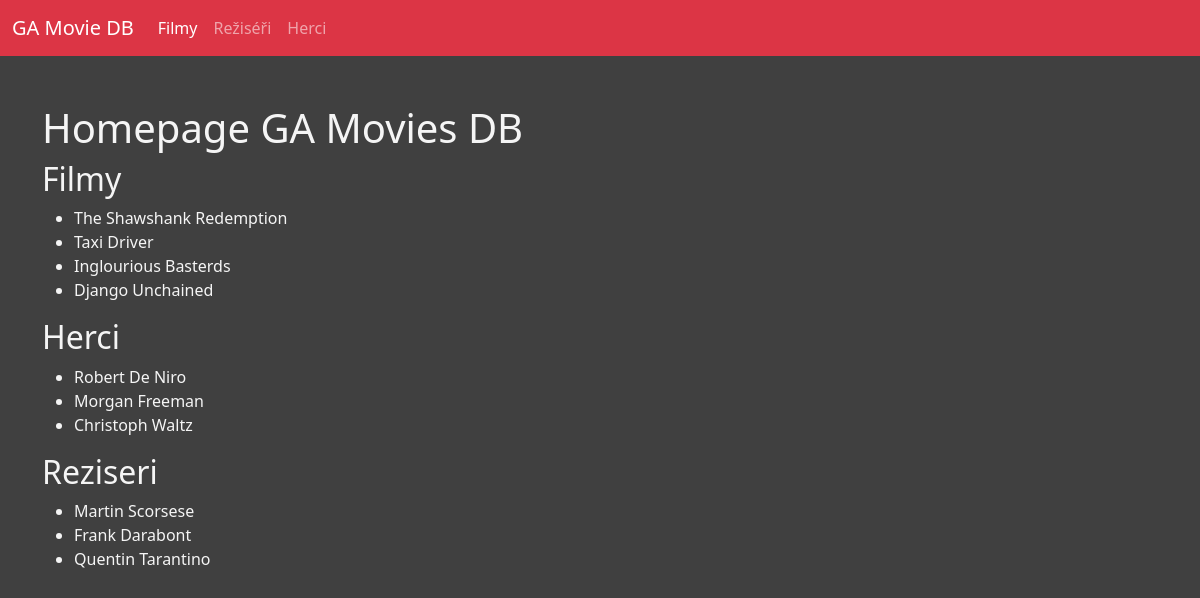
/, run on an earlier commit of the app's database.
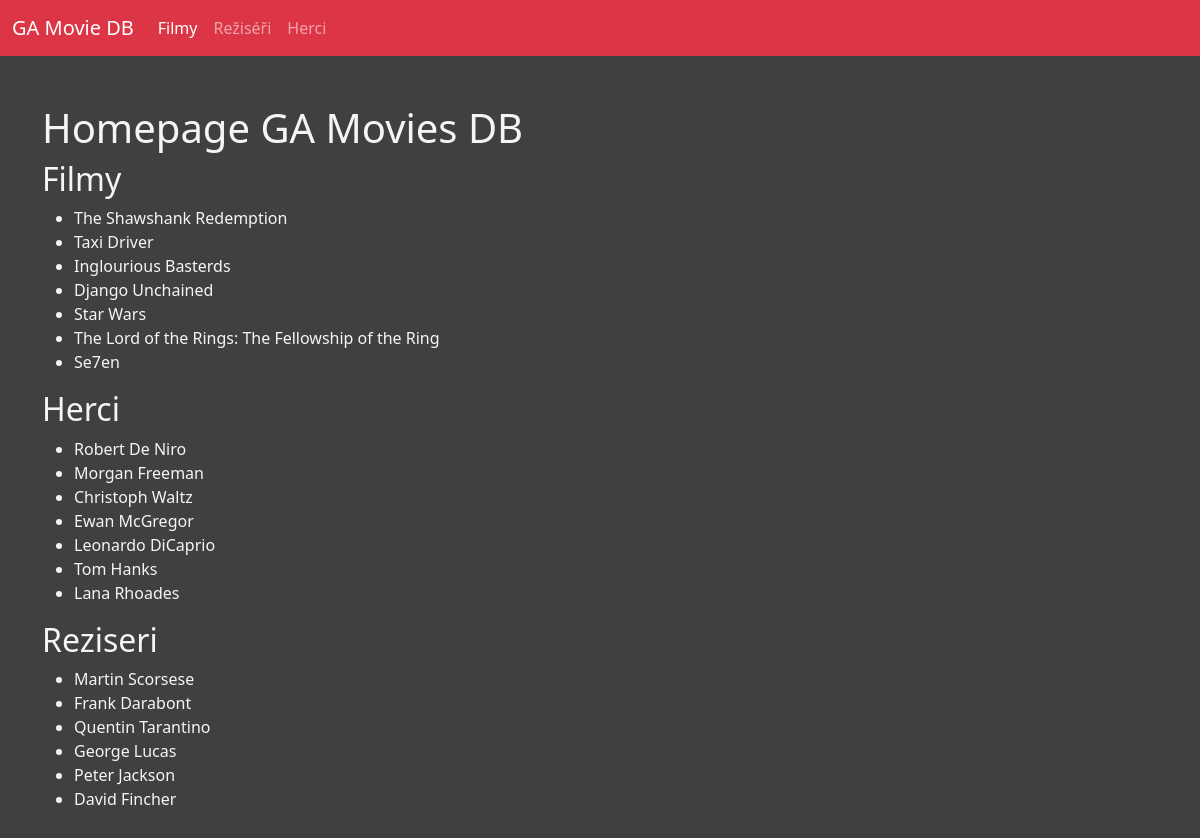
And on a later commit of the database.
### films/models.py (models this page shows, shortened)
class Movie(models.Model):
    name = models.CharField(max_length=200)
    slug = models.SlugField()
    image_url = models.CharField(max_length=255, blank=True, null=True)
    year = models.IntegerField(blank=True, null=True)
    avg_rating = models.FloatField(blank=True, null=True)
    description = models.TextField(blank=True)
    director = models.ForeignKey('Director', blank=True, null=True, on_delete=models.SET_NULL)
    genres = models.ManyToManyField('Genre', blank=True, null=True)

class Actor(models.Model):
    name = models.CharField(max_length=255)
    birth_year = models.IntegerField(blank=True, null=True)
    slug = models.SlugField()
    photo_url = models.CharField(max_length=255, blank=True, null=True)
    description = models.TextField(blank=True, null=True)

class Director(models.Model):
    name = models.CharField(max_length=255)
    slug = models.SlugField()
    birth_year = models.IntegerField(blank=True, null=True)

### films/views.py (the view)
# urls.py: path('', homepage, name="homepage")
def homepage(request):
    context = {
        "movies": Movie.objects.all(),
        "actors": Actor.objects.all(),
        "directors": Director.objects.all(),
        "genres": Genre.objects.all(),
    }
    return render(request, 'homepage.html', context)

### films/templates/homepage.html
{% extends 'main.html' %}
{% block content %}
<h1>Homepage GA Movies DB</h1>
<h2>Filmy</h2>
<ul>
    {% for movie in movies %}
        <li>{{movie.name}}</li>
    {% endfor %}
</ul>
<h2>Herci</h2>
<ul>
    {% for actor in actors %}
        <li>{{actor.name}}</li>
    {% endfor %}
</ul>
<h2>Reziseri</h2>
<ul>
    {% for director in directors %}
        <li>{{director.name}}</li>
    {% endfor %}
</ul>
{% endblock %}

### films/templates/main.html (shortened to what this page needs)
<!DOCTYPE html>
<html lang="en">
<head>
    <link href="https://cdn.jsdelivr.net/npm/bootstrap@5.3.0-alpha2/dist/css/bootstrap.min.css" rel="stylesheet">
</head>
<body style="background-color: #404040; color: whitesmoke;">
    <nav class="navbar navbar-dark navbar-expand-sm navbar-custom1">
        <div class="container-fluid">
          <a class="navbar-brand" href="{% url 'homepage' %}">GA Movie DB</a>
          <div class="collapse navbar-collapse" id="navbarNav">
            <ul class="navbar-nav">
              <li class="nav-item">
                <a class="nav-link active" aria-current="page" href="{% url 'movies' %}">Filmy</a>
              </li>
              <li class="nav-item">
                <a class="nav-link" href="{% url 'directors' %}">Režiséři</a>
              </li>
              <li class="nav-item">
                <a class="nav-link" href="{% url 'actors' %}">Herci</a>
              </li>
            </ul>
          </div>
        </div>
      </nav>
    <div class="container my-5">
        {% block content %}
        {% endblock content %}
    </div>
</body>
</html>

### films/templates/main.html (style rules this page uses)
.navbar-custom1 { background-color: #DC3545; }

What changed in the data, as far as the page shows it:
added Movie: name "Star Wars"
added Movie: name "The Lord of the Rings: The Fellowship of the Ring"
added Movie: name "Se7en"
added Actor: name "Ewan McGregor"
added Actor: name "Leonardo DiCaprio"
added Actor: name "Tom Hanks"
added Actor: name "Lana Rhoades"
added Director: name "George Lucas"
added Director: name "Peter Jackson"
added Director: name "David Fincher"
